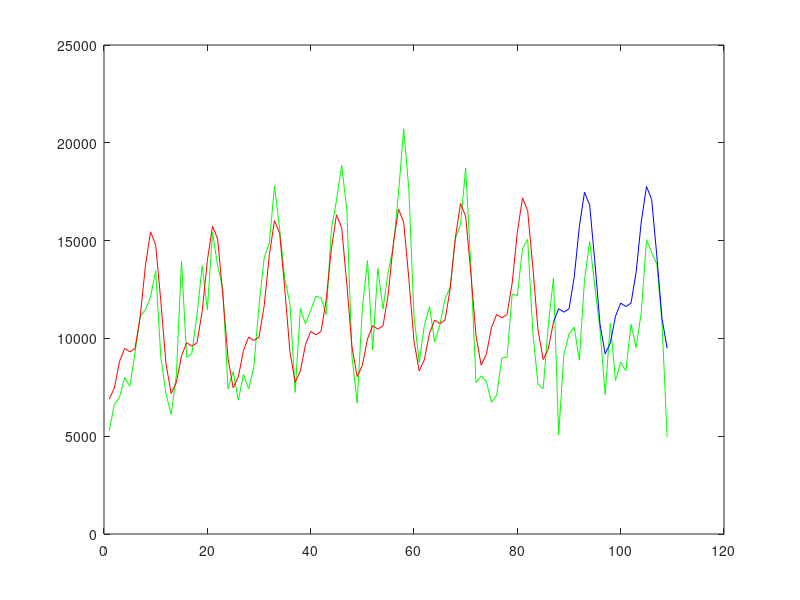

Write MATLAB code to recreate this figure.
clear all
load("product_12.mat");
plot(time,y,"g");hold on
yid = zeros(floor(0.8*length(y)),1);
for i = 1:floor(0.8*length(y))
    yid(i) = y(i);
end

yval = zeros(length(y)-floor(0.8*length(y)),1);
r=1;
for i =floor(0.8*length(y)):length(y)
    yval(r)=y(i);
    r=r+1;
end

for i = 1:floor(0.8*length(time))
    kid(i) = time(i);
end
a=1;
for i =floor(0.8*length(time)):length(time)
    kval(a) = time(i);
a = a+1;
end


for i = 1:length(kid)
phi(i,1:6) = [1 kid(i) cos(pi*kid(i)/6) sin(pi*kid(i)/6) cos(pi*kid(i)/3) sin(pi*kid(i)/3)];
end


for i = 1:length(kval)
phi1(i,1:6) = [1 kval(i) cos(pi*kval(i)/6) sin(pi*kval(i)/6) cos(pi*kval(i)/3) sin(pi*kval(i)/3)];
end


teta = phi \ yid

yhatval = phi1*teta;
yhatid = phi*teta;
plot(kid,yhatid,"r");
hold on
plot(kval,yhatval,"b");

